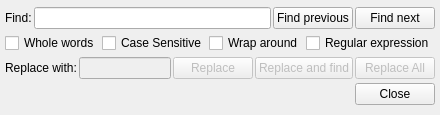
<?xml version="1.0" encoding="UTF-8"?>
<ui version="4.0">
 <class>FindTextWidget</class>
 <widget class="QWidget" name="FindTextWidget">
  <property name="geometry">
   <rect>
    <x>0</x>
    <y>0</y>
    <width>433</width>
    <height>115</height>
   </rect>
  </property>
  <property name="font">
   <font>
    <pointsize>9</pointsize>
   </font>
  </property>
  <property name="windowTitle">
   <string>Form</string>
  </property>
  <layout class="QVBoxLayout" name="verticalLayout">
   <property name="spacing">
    <number>2</number>
   </property>
   <property name="leftMargin">
    <number>5</number>
   </property>
   <property name="topMargin">
    <number>5</number>
   </property>
   <property name="rightMargin">
    <number>5</number>
   </property>
   <property name="bottomMargin">
    <number>5</number>
   </property>
   <item>
    <layout class="QHBoxLayout" name="horizontalLayout">
     <property name="spacing">
      <number>2</number>
     </property>
     <item>
      <widget class="QLabel" name="labelFind">
       <property name="sizePolicy">
        <sizepolicy hsizetype="Preferred" vsizetype="Preferred">
         <horstretch>0</horstretch>
         <verstretch>0</verstretch>
        </sizepolicy>
       </property>
       <property name="text">
        <string>Find:</string>
       </property>
      </widget>
     </item>
     <item>
      <widget class="QLineEdit" name="lineEditTextForFind"/>
     </item>
     <item>
      <widget class="QPushButton" name="buttonFindPrevious">
       <property name="text">
        <string>Find previous</string>
       </property>
      </widget>
     </item>
     <item>
      <widget class="QPushButton" name="buttonFindNext">
       <property name="cursor">
        <cursorShape>ArrowCursor</cursorShape>
       </property>
       <property name="text">
        <string>Find next</string>
       </property>
      </widget>
     </item>
    </layout>
   </item>
   <item>
    <layout class="QHBoxLayout" name="horizontalLayout_4" stretch="0,0,0,0,0">
     <property name="spacing">
      <number>2</number>
     </property>
     <item>
      <widget class="QCheckBox" name="checkBoxWholeWords">
       <property name="text">
        <string>Whole words</string>
       </property>
      </widget>
     </item>
     <item>
      <widget class="QCheckBox" name="checkBoxCaseSensitive">
       <property name="text">
        <string>Case Sensitive</string>
       </property>
      </widget>
     </item>
     <item>
      <widget class="QCheckBox" name="checkBoxWrapAround">
       <property name="text">
        <string>Wrap around</string>
       </property>
      </widget>
     </item>
     <item>
      <widget class="QCheckBox" name="checkBoxRegularExpressions">
       <property name="text">
        <string>Regular expression</string>
       </property>
      </widget>
     </item>
     <item>
      <spacer name="horizontalSpacer_2">
       <property name="orientation">
        <enum>Qt::Horizontal</enum>
       </property>
       <property name="sizeHint" stdset="0">
        <size>
         <width>40</width>
         <height>20</height>
        </size>
       </property>
      </spacer>
     </item>
    </layout>
   </item>
   <item>
    <layout class="QHBoxLayout" name="horizontalLayout_2">
     <property name="spacing">
      <number>2</number>
     </property>
     <item>
      <widget class="QLabel" name="labelReplace">
       <property name="sizePolicy">
        <sizepolicy hsizetype="Preferred" vsizetype="Preferred">
         <horstretch>0</horstretch>
         <verstretch>0</verstretch>
        </sizepolicy>
       </property>
       <property name="text">
        <string>Replace with:</string>
       </property>
      </widget>
     </item>
     <item>
      <widget class="QLineEdit" name="lineEditTextForReplace">
       <property name="enabled">
        <bool>false</bool>
       </property>
      </widget>
     </item>
     <item>
      <widget class="QPushButton" name="buttonReplace">
       <property name="enabled">
        <bool>false</bool>
       </property>
       <property name="text">
        <string>Replace</string>
       </property>
      </widget>
     </item>
     <item>
      <widget class="QPushButton" name="buttonReplaceAndFind">
       <property name="enabled">
        <bool>false</bool>
       </property>
       <property name="text">
        <string>Replace and find</string>
       </property>
      </widget>
     </item>
     <item>
      <widget class="QPushButton" name="buttonReplaceAll">
       <property name="enabled">
        <bool>false</bool>
       </property>
       <property name="text">
        <string>Replace All</string>
       </property>
      </widget>
     </item>
    </layout>
   </item>
   <item>
    <layout class="QHBoxLayout" name="horizontalLayout_3">
     <item>
      <widget class="QLabel" name="labelFindInfo">
       <property name="font">
        <font>
         <pointsize>8</pointsize>
        </font>
       </property>
       <property name="text">
        <string/>
       </property>
      </widget>
     </item>
     <item>
      <spacer name="horizontalSpacer">
       <property name="orientation">
        <enum>Qt::Horizontal</enum>
       </property>
       <property name="sizeHint" stdset="0">
        <size>
         <width>40</width>
         <height>20</height>
        </size>
       </property>
      </spacer>
     </item>
     <item>
      <widget class="QPushButton" name="buttonClose">
       <property name="text">
        <string>Close</string>
       </property>
      </widget>
     </item>
    </layout>
   </item>
  </layout>
 </widget>
 <resources/>
 <connections/>
</ui>
